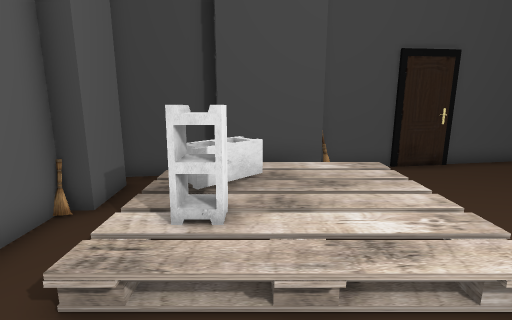
View 1 (above)

12 first-person views from a walk through a 3-D level made in the Unity game engine. The camera is 1.3 m above the floor, tilts 12° down and sees 80° across. The floor is counted in squares, 0.5 m on a side. Each view is taken from the middle of a square. On the plan, view 1 faces up. The plan holds only what a view shows up to about 20 squares ahead; the rest is blank. The place goes on beyond the plan. The player character is not drawn. Some surface patterns are stand-ins.

View 2
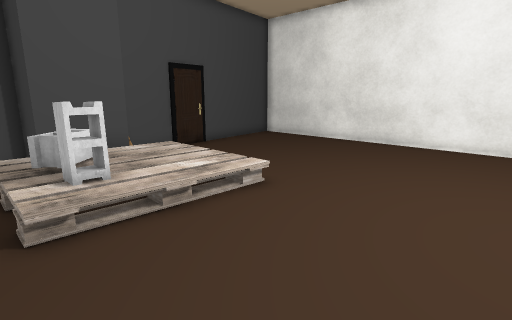

View 3
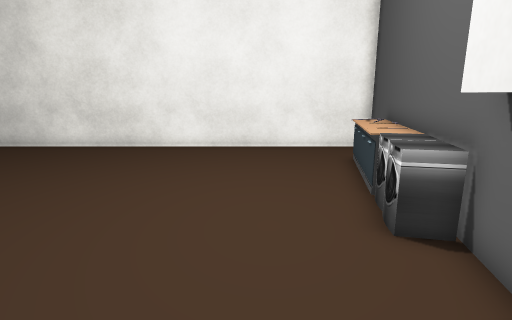

View 4
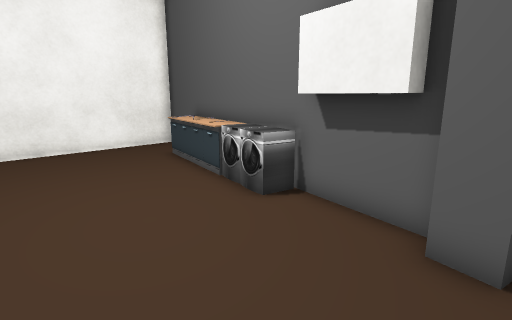

View 5
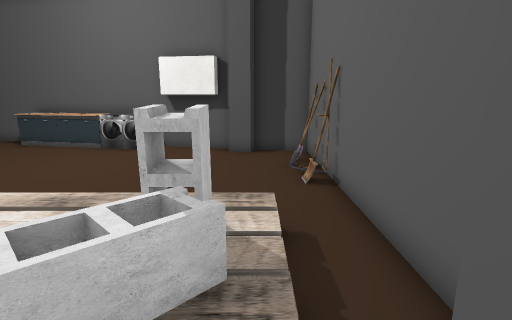

View 6
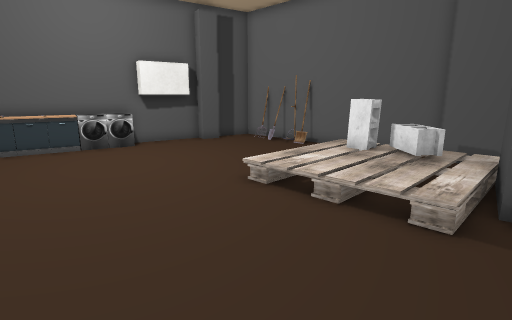

View 7
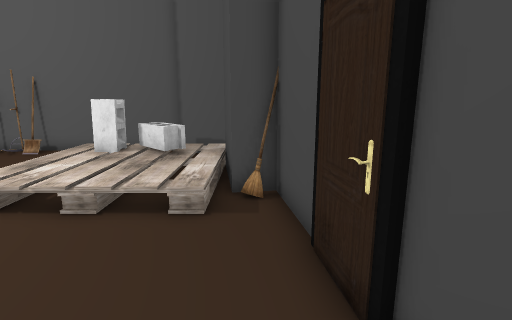

View 8
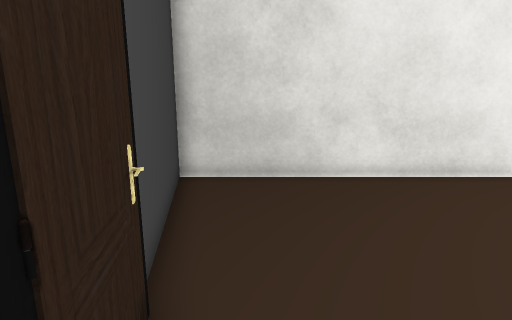

View 9
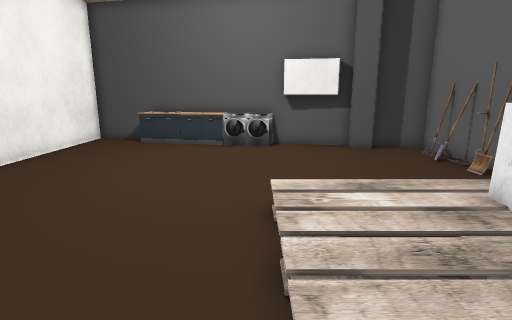

View 10
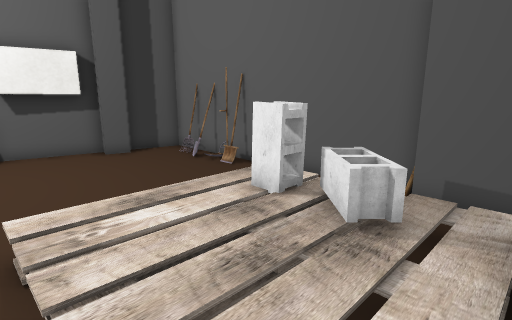

View 11
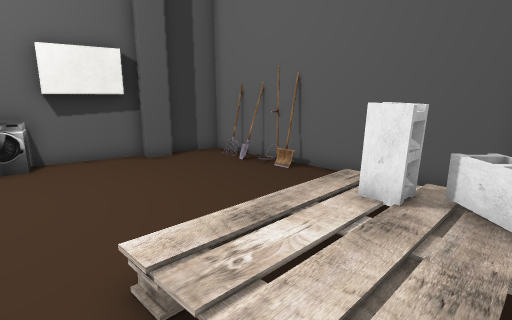

View 12
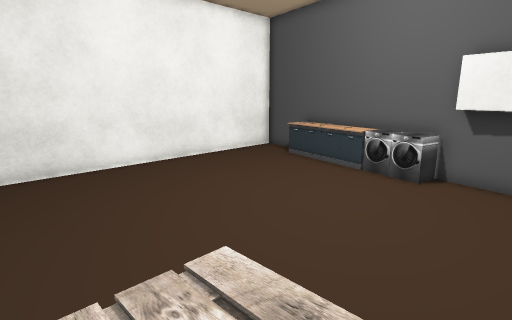

### Floor plan
Key: @ floor where view 1 was taken; # wall or solid block; . main floor; : floor 0.25 m higher than the main floor; / step, stairs or slope; B block; M machine; C cabinet; S shovel; O other object.
Columns run from 5 left of view 1 to 14 right of it. Each row starts with its distance up from view 1.
 12             ########
 11        ###### .....#
 10  ####  #/..........#
  9  #./####/..........#
  8  #.://///..........#
  7  #.:B////..........#
  6 ##.: : ::..........#
  5 ##.:O////..........#
  4 ##.:O::::..........#
  3 ##.//////..........#
  2 ##.................#
  1 ##.................#
  0 #S...@.............#
 -1 ##.................#
 -2 #S.................#
 -3 #O.................#
 -4 ##.................#
 -5 ##### .............#
 -6   ###BBBMMMMCC.....#
 -7       BB##MCCOCC...#
 -8            #######.#
 -9                 ####

Where each view was taken, in squares from view 1:
view 1: 0 up, 0 right, facing up
view 2: 3 down, 3 left, facing up-right
view 3: 3 down, 2 left, facing right
view 4: 0 up, 2 left, facing down-right
view 5: 9 up, 2 left, facing down
view 6: 10 up, 10 right, facing down-left
view 7: 10 up, 10 right, facing left
view 8: 10 up, 4 right, facing right
view 9: 10 up, 4 right, facing down
view 10: 9 up, 4 right, facing down-left
view 11: 7 up, 5 right, facing down-left
view 12: 6 up, 0 right, facing down-right
